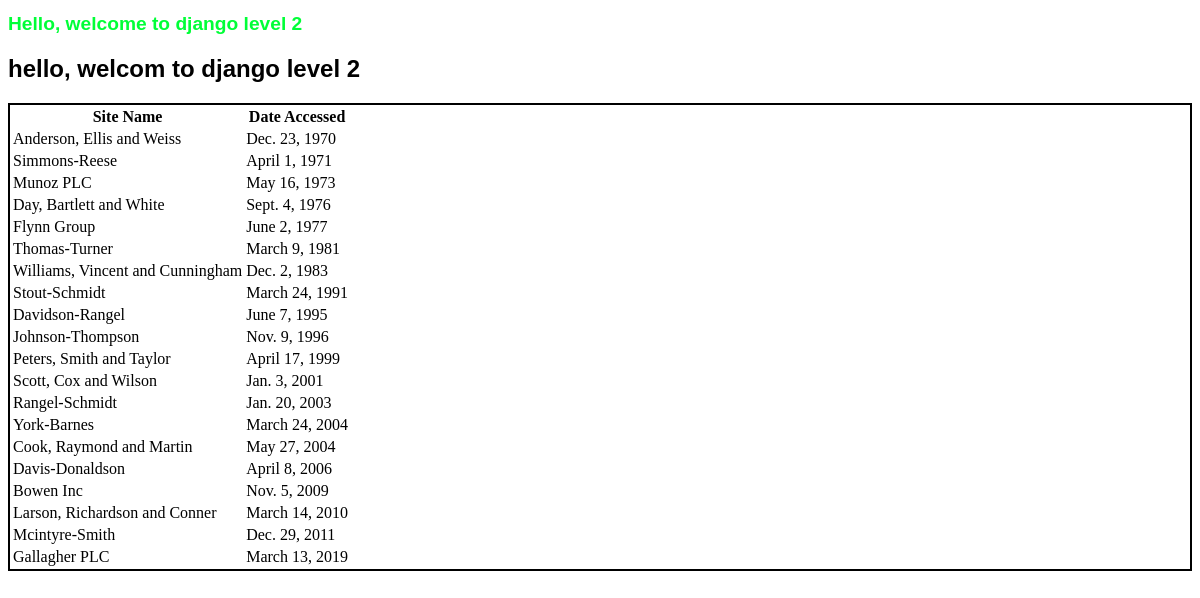
The app's page /first_app/ with its own data.
### first_app/models.py (models this page shows, shortened)
class AccessRecord(models.Model):
    names= models.ForeignKey(WebPage, on_delete=models.CASCADE)
    date=models.DateField()

class WebPage(models.Model):
    topic = models.ForeignKey(Topic, on_delete=models.CASCADE)
    name=models.CharField(max_length=264, unique=True)
    url = models.URLField(unique=True)
    def __str__(self):
        return self.name

### first_app/views.py (the view)
def index(request):
    webpages_list = AccessRecord.objects.order_by('date')
    date_dict = {'access_records' : webpages_list}
    return render(request,'first_app/index.html',context=date_dict)

### templates/first_app/index.html (shortened to what this page needs)
<!DOCTYPE html>
{% load static %}
<html lang="en" dir="ltr">
  <head>
    <link rel='stylesheet' type="text/css" href="{% static 'css/my_style.css' %}">
  </head>
  <body>
    <h1>Hello, welcome to django level 2</h1>
    <h2>hello, welcom to django level 2</h2>
    <div class='djangtwo'>
      {% if access_records %}
        <table>
          <thead>
            <th>Site Name</th>
            <th>Date Accessed</th>
          </thead>
          {% for e in access_records %}
          <tr>
            <td>{{e.names}}</td>
            <td>{{e.date}}</td>
          </tr>
          {% endfor %}
        </table>
      {% else %}
      <p> NO ACCESS RECORD FOUND </p>
      {% endif %}
    </div>
  </body>
</html>

### static/css/my_style.css (style rules this page uses)
h1 { color: rgb(0, 255, 55); font-size: larger; }
.djangtwo { border: 2px solid black; font-family: Georgia, 'Times New Roman', Times, serif; }
body { font-family: Arial, Helvetica, sans-serif; }

### records on screen
AccessRecord: names "Anderson, Ellis and Weiss", date "Dec. 23, 1970"
AccessRecord: names "Simmons-Reese", date "April 1, 1971"
AccessRecord: names "Munoz PLC", date "May 16, 1973"
AccessRecord: names "Day, Bartlett and White", date "Sept. 4, 1976"
AccessRecord: names "Flynn Group", date "June 2, 1977"
AccessRecord: names "Thomas-Turner", date "March 9, 1981"
AccessRecord: names "Williams, Vincent and Cunningham", date "Dec. 2, 1983"
AccessRecord: names "Stout-Schmidt", date "March 24, 1991"
AccessRecord: names "Davidson-Rangel", date "June 7, 1995"
AccessRecord: names "Johnson-Thompson", date "Nov. 9, 1996"
AccessRecord: names "Peters, Smith and Taylor", date "April 17, 1999"
AccessRecord: names "Scott, Cox and Wilson", date "Jan. 3, 2001"
AccessRecord: names "Rangel-Schmidt", date "Jan. 20, 2003"
AccessRecord: names "York-Barnes", date "March 24, 2004"
AccessRecord: names "Cook, Raymond and Martin", date "May 27, 2004"
AccessRecord: names "Davis-Donaldson", date "April 8, 2006"
AccessRecord: names "Bowen Inc", date "Nov. 5, 2009"
AccessRecord: names "Larson, Richardson and Conner", date "March 14, 2010"
AccessRecord: names "Mcintyre-Smith", date "Dec. 29, 2011"
AccessRecord: names "Gallagher PLC", date "March 13, 2019"
